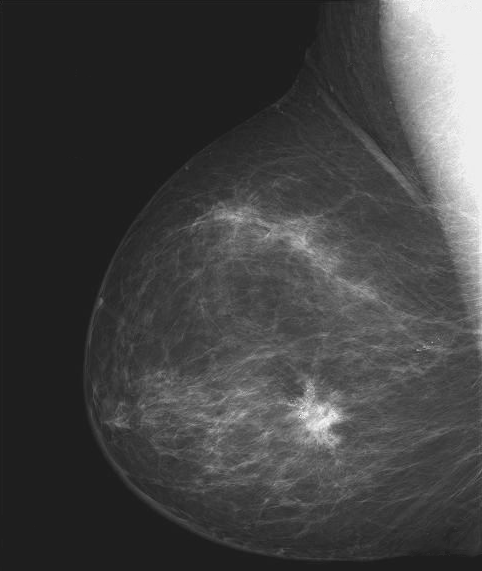
#> input picture S7_taller/images/breast_Xray.tif, 482 x 571 px
$ jupyter execute --allow-errors Taller2.ipynb
#> lines starting #> are read from the running program, lines starting #| are printed output that depends on the picture
[cell 1]
import skimage
from skimage import io

import os
import matplotlib.pyplot as plt

[cell 2]
DIR_IMAGES = "images"

[cell 3]
breast = io.imread(os.path.join(DIR_IMAGES, "breast_Xray.tif"))
#> breast is the input picture: shape (571, 482); min 21, max 255, mean 66.7
breast.shape
#> Out = (571, 482)

[cell 4]
plt.imshow(breast, cmap='gray');

[cell 5]
breast.dtype

#### 1(a). Grafique el inverso de la imagen `breast`

[cell 6]
plt.imshow(breast.max()-breast, cmap='gray');
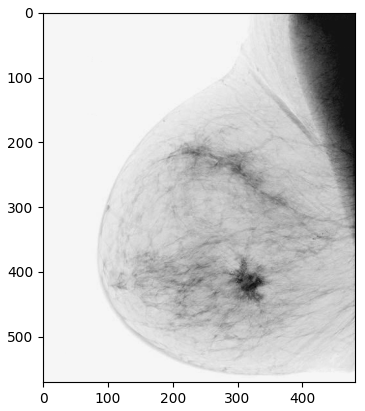
#> figure drawn by matplotlib, 1 panel
